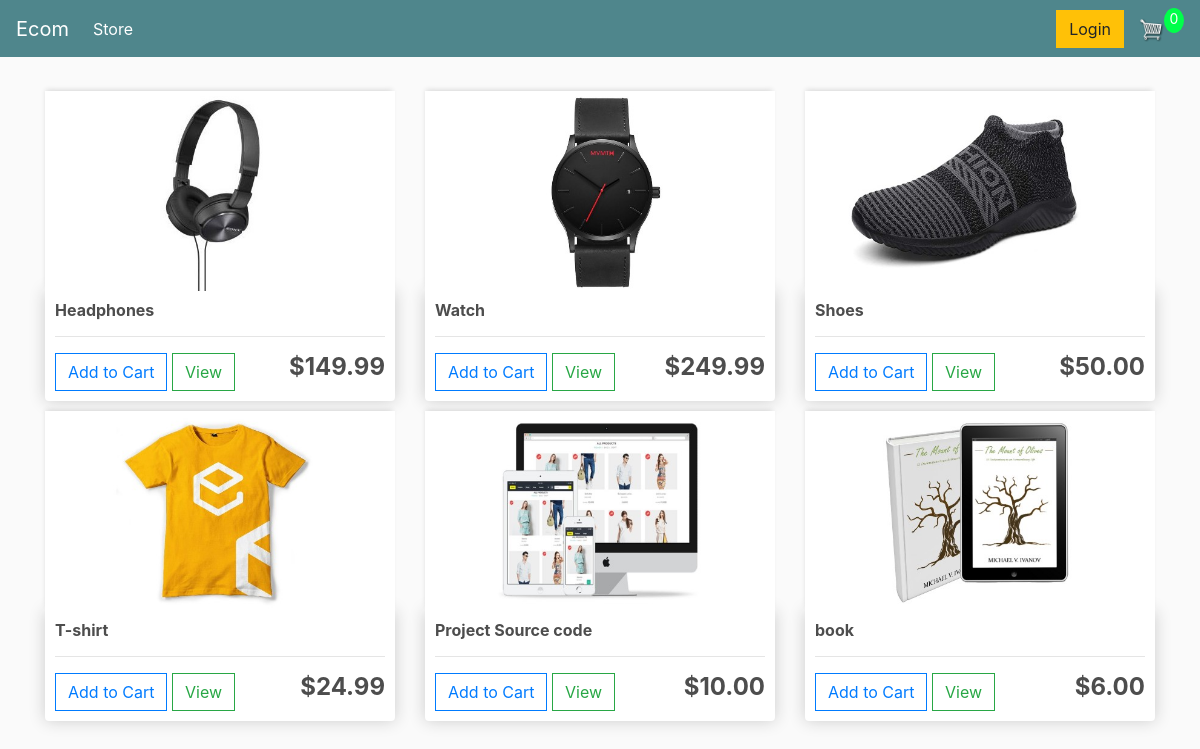
The page / on the database its author committed.
### store/models.py (models this page shows, shortened)
class Product(models.Model):
    name = models.CharField(max_length=200)
    price = models.DecimalField(max_digits=7, decimal_places=2)
    digital = models.BooleanField(default=False, null=True, blank=True)
    image = models.ImageField(null=True, blank=True)
    @property
    def imageURL(self):
        try:
            url = self.image.url
        except:
            url = ''
        return url

### store/views.py (the view)
# urls.py: path('', include('store.urls')),
def store(request):
    data = cartData(request)
    cartItems = data['cartItems']
    products = Product.objects.all()
    context = {'products':products, 'cartItems': cartItems}
    return render(request, 'store/store.html', context)

### store/utils.py (called while the page is built, shortened)
def cookieCart(request):
    try:
        cart = json.loads(request.COOKIES['cart'])
    except:
        cart = {}
        print('Cart:', cart)
    items = []
    order = {'get_cart_total':0, 'get_cart_items':0, 'shipping':False}
    cartItems = order['get_cart_items']
    return {'cartItems': cartItems, 'order':order, 'items':items}

def cartData(request):
    if request.user.is_authenticated:
        customer = request.user.customer
        order, created = Order.objects.get_or_create(customer=customer, complate=False)
        items = order.orderitem_set.all()
        cartItems = order.get_cart_items
    else:
        cookieData = cookieCart(request)
        items = cookieData['items']
        order = cookieData['order']
        cartItems = cookieData['cartItems']
    return {'items':items, 'order':order, 'cartItems': cartItems}

### store/templates/store/store.html
{% extends "store/main.html" %}
{% load static %}
{% block content %}
    <div class="row">
        {% for product in products %}
        <div class="col-lg-4">
            <img class="thumbnail" src="{{product.imageURL}}">
            <div class="box-element product">
                <h6><strong>{{product.name}}</strong></h6>
                <hr>
                <button data-product="{{product.id}}" data-action="add" class="btn btn-outline-primary add-btn update-cart">Add to Cart</button>
                <a class="btn btn-outline-success" href="#">View</a>
                <h4 style="float:inline-end"><strong>${{product.price|floatformat:2}}</strong></h4>
            </div>
        </div>
        {% endfor %}
    </div>
{% endblock content %}

### static/css/main.css (style rules this page uses)
body { background-color: hsl(0, 0%, 98%); }
h1,h2,h3,h4,h5,h6 { color:hsl(0, 0%, 30%); }
.box-element { box-shadow:hsl(0, 0%, 80%) 0 0 16px; background-color: #fff; border-radius: 4px; padding: 10px; }
.thumbnail { width: 100%; height: 200px; -webkit-box-shadow: -1px -3px 5px -2px rgba(214,214,214,1); -moz-box-shadow: -1px -3px 5px -2px rgba(214,214,214,1); box-shadow: -1px -3px 5px -2px rgba(214,214,214,1); }
.product { border-radius: 0 0 4px 4px; }
.col-lg-4, .col-lg-6, .col-lg-8, .col-lg-12 { margin-top: 10px; }
.btn { border-radius: 0; }

### rows shown on the page
Product: imageURL (picture), name "Headphones", price "149.99"
Product: imageURL (picture), name "Watch", price "249.99"
Product: imageURL (picture), name "Shoes", price "50.00"
Product: imageURL (picture), name "T-shirt", price "24.99"
Product: imageURL (picture), name "Project Source code", price "10.00"
Product: imageURL (picture), name "book", price "6.00"

### other values the page prints
{{ cartItems }} "0"
